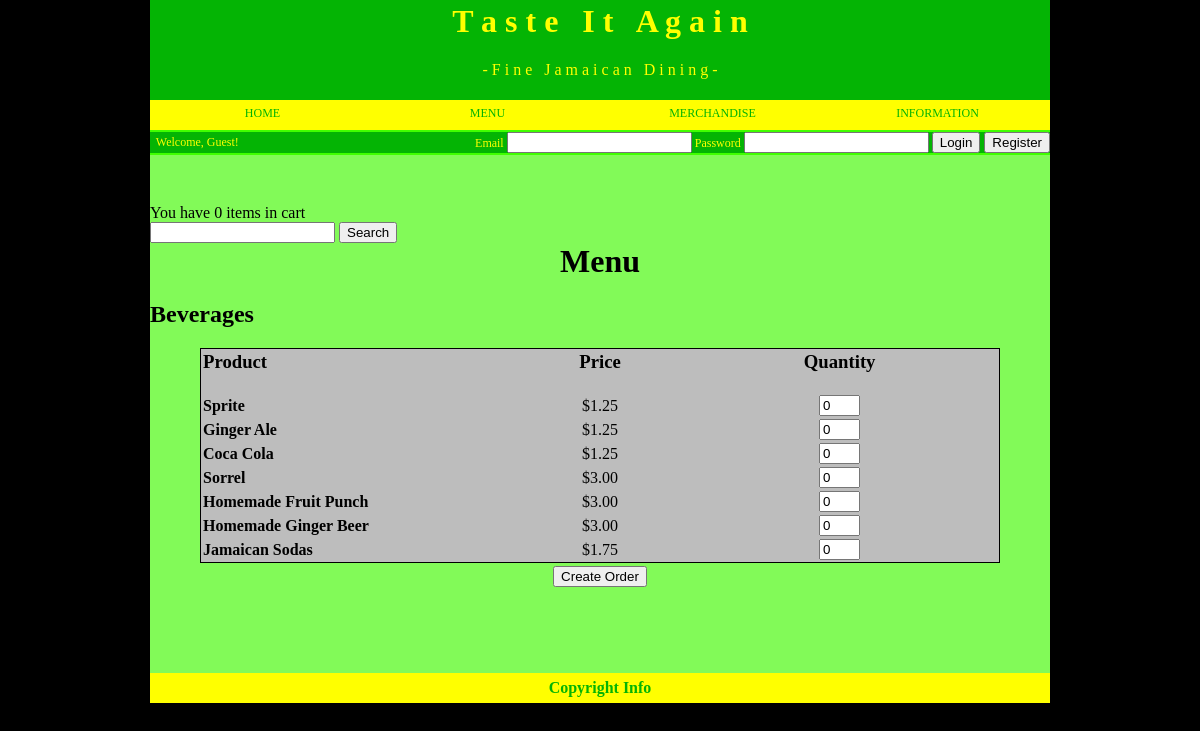
Page /menu.php?cat=2 (signed in) on the committed database.
### tables this page shows
CREATE TABLE IF NOT EXISTS `PRODUCTS` (
  `PRODID` int(6) unsigned zerofill NOT NULL AUTO_INCREMENT COMMENT 'Auto-increment integer',
  `NAME` varchar(32) DEFAULT NULL COMMENT 'Product name',
  `DESCRIPTION` varchar(256) DEFAULT NULL COMMENT 'Product description',
  `CATID` int(6) unsigned zerofill NOT NULL COMMENT 'FK from CATEGORIES',
  `PRICE` float NOT NULL,
  `TAXABLE` tinyint(1) NOT NULL COMMENT 'TRUE if product is taxable',
  `COUPONSTARTDATE` date DEFAULT NULL COMMENT 'Start date if product is a coupon',
  `COUPONENDDATE` date DEFAULT NULL COMMENT 'End date if product is a coupon',
  `HIDEFLAG` tinyint(1) NOT NULL COMMENT 'TRUE if product is hidden from users and customers',
  `PHOTO` mediumblob COMMENT 'Photo of product. For future implmentation',
  PRIMARY KEY (`PRODID`),
  KEY `FK_PRODUCT_CATEGORIES` (`CATID`)
);

### menu.php (the view, shortened to what this page needs)
<?php
require "mySQL.php";
if(isset($_GET['cat']))
	$cat = $_GET['cat'];
else
	$cat = $_POST['cat'];
if (isset($searchinput)){
	$sql = "select * from PRODUCTS where (HIDEFLAG = 0) and (NAME LIKE '%$searchinput%') order by CATID";
}else{
	$sql = "select * from PRODUCTS where (HIDEFLAG = 0)".((intval($cat) > 0) ? " and (CATID = '$cat')" : "")." order by CATID";
}
if (!($menuResults = $mysqli->query($sql))){
	die("Error - cannot get menu.\n$sql");
}
$menuResults->data_seek(0);
if (isset($_SESSION['cart'])){
	$cart = $_SESSION['cart'];
}else{
	$cart = array();
}
if(isset($cart)){
	if(count($cart)==0)
		$cartStatusMsg = "You have 0 items in cart";
	else{
		$itemCount = 0;
		foreach($cart as $key => $value)
			$itemCount += $value;
		$cartStatusMsg = "You have $itemCount items in your cart.";
	}
}
?>
<html>
<head>
</head>
<body leftmargin="0px" topmargin="0px" marginwidth="0px" marginheight="0px" bgcolor="black">
	<table cellspacing="0" cellpadding="0" width="900" align="center" border="0">
		<?php include("header.php"); ?>
		<tr height="500" bgcolor="#82FA58">
			<td colspan="2">
				<table cellspacing="0" cellpadding="0" width="900" border="0" height="100%">
					<tr valign="top">
						<td>
							<form name="menu" action="<?php echo $_SERVER['SCRIPT_NAME'];?>" id="menu" method = "POST">
							<table cellspacing="0" cellpadding="0" width="900" border="0">
								<?php
									if($cartStatusMsg != ""){
										echo "<tr><td>$cartStatusMsg</td></tr>\n";
									}
								?>
								<tr>
									<td>
										<input type="text" name="searchinput" value="">
										<input type="button" name="btnSearch" value="Search" onclick="test_it(this.form);">
									</td>
								</tr>
								<tr>
									<td>
										<center><h1>Menu</h1><center>
									</td>
								</tr>
								<?php
									$bgColor = 'white';
									if($product = $menuResults->fetch_assoc()){
										while (true){
											$currentCatID = intval($product['CATID']);
											$currentCatName = $userCatList[$currentCatID];
											echo "<tr>"."\n";
											echo "	<td>"."\n";
											echo "		<h2>$currentCatName</h2>\n";
											echo "	</td>"."\n";
											echo "</tr>"."\n";
											if ($bgColor != '#BDBDBD'){
												$bgColor = '#BDBDBD';
											}else{
												$bgColor = 'white';
											}
											echo '<tr>'."\n";
											echo '	<td>'."\n";
											echo ' 		<table cellspacing="1" cellpadding="1" style="border:1px #000000 solid" bgcolor="'.$bgColor.'" align="center" width="800">'."\n";
											echo' 			<tr>'."\n";
											echo' 				<td width="150">'."\n";
											echo' 					<b><h3>Product</h3></b>'."\n";
											echo' 				</td>'."\n";
											echo' 				<td width="75">'."\n";
											echo' 					<center><b><h3>Price</h3></b></center>'."\n";
											echo' 				</td>'."\n";
											echo' 				<td width="150">'."\n";
											echo' 					<center><b><h3>Quantity</h3></b></center>'."\n";
											echo' 				</td>'."\n";
											echo' 			</tr>'."\n";
											while (true){
												echo'<tr>'."\n";
												echo'	<td>'."\n";
												echo'<span title="'.$product['DESCRIPTION'].'">'."\n";
												echo'<b>'.$product['NAME'].'</b>'."\n";
												echo'	</td>'."\n";
												echo'	<td>'."\n";
												echo'		<center>$'.number_format($product['PRICE'],2).'</center>'."\n";
												echo'	</td>'."\n";
												echo'	<td>'."\n";
												$pKey = 'key-'.$product['PRODID'];
												$pQty = intval($cart[$product['PRODID']]);
												echo'		<center>
															<input type="text"
															name="'.$pKey.'"
															size="2"
															value="'.$pQty.'">
															</center>'."\n";
												echo'	</td>'."\n";
												echo'</tr>'."\n";
												if (!($product = $menuResults->fetch_assoc())){
													break;
												}
											}
											echo' 		</table>'."\n";
											echo' 	</td>'."\n";
											echo' </tr>'."\n";
											if (!($product)){
												break;
											}
										}
									}
								?>
							</table>
							<table align="center">
								<tr>
									<td>
										<?php
										if((count($cart) == 0)){
											echo'<input type="submit" name="btnCreateOrder" value="Create Order">'."\n";
										}else{
											echo'<input type="submit" name="btnUpdateOrder" value="Update Order">'."\n";
											echo'<input type="submit" name="btnViewCart" value="View Cart" >'."\n";
										}
										?>
									</td>
								</tr>
							</table>
							</form>
						</td>
					</tr>
				</table>
			</td>
		</tr>
		<tr bgcolor="#82FA58">
			<td colspan="2">
			</td>
		</tr>
		<tr height="30px" bgcolor="#FFFF00">
			<td colspan="2">
				<?php include("footer.php"); ?>
			</td>
		</tr>
	</table>
</body>
</html>

### rows in the picture
products: CATID "Beverages", NAME "Sprite", PRICE "1.25", PRODID "0"
products: NAME "Ginger Ale", PRICE "1.25", PRODID "0"
products: NAME "Coca Cola", PRICE "1.25", PRODID "0"
products: NAME "Sorrel", PRICE "3.00", PRODID "0"
products: NAME "Homemade Fruit Punch", PRICE "3.00", PRODID "0"
products: NAME "Homemade Ginger Beer", PRICE "3.00", PRODID "0"
products: NAME "Jamaican Sodas", PRICE "1.75", PRODID "0"

### other values in the picture
$firstname "Guest"
$cartStatusMsg "You have 0 items in cart"
